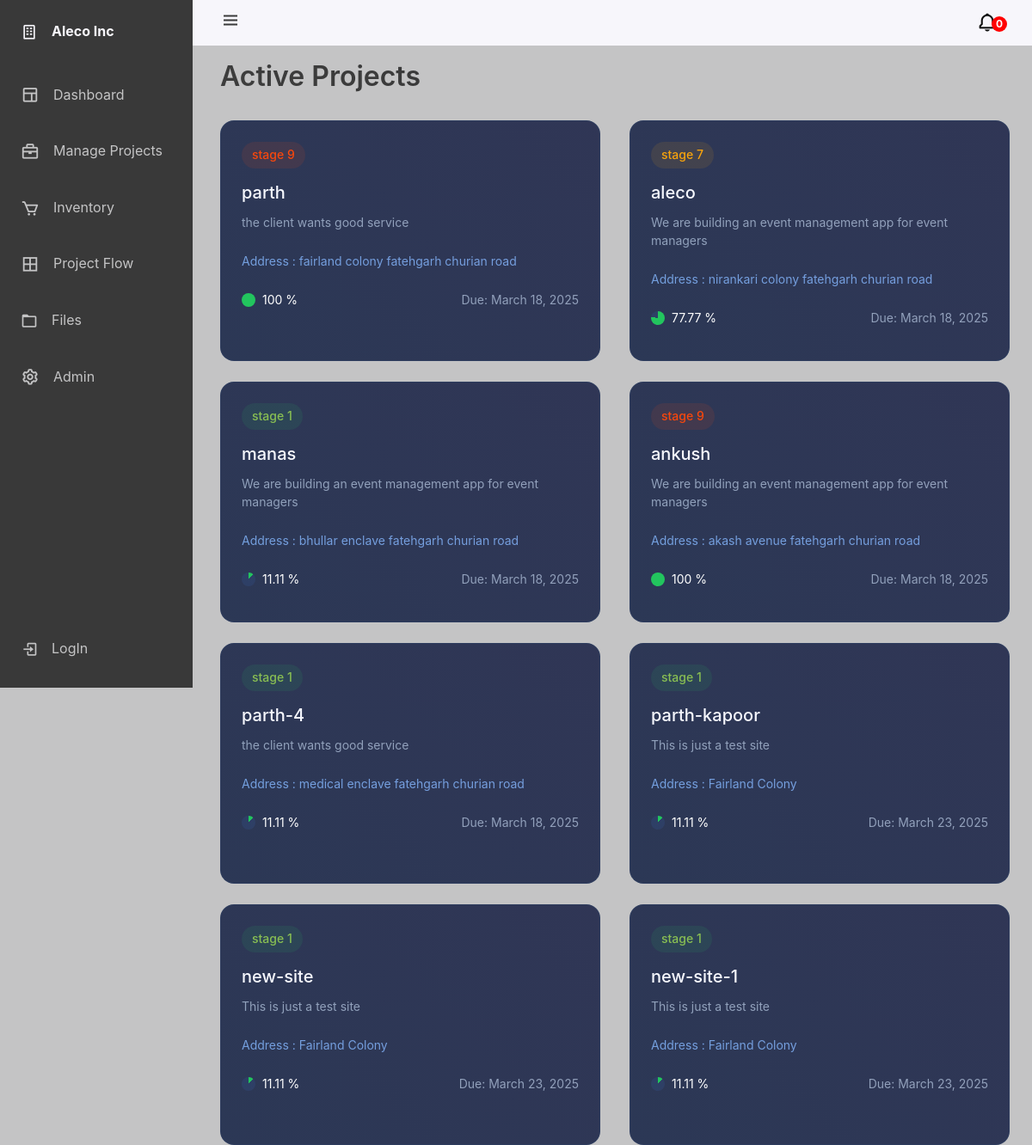
/projects/, run on the app's committed database.
### dashboard/models.py (models this page shows, shortened)
class Projects(models.Model):
    name = models.SlugField(max_length=200, null=False, blank=False)
    description = models.CharField(max_length=500)
    stage1 = models.BooleanField(default=False)
    stage1_date = models.DateField(null=True, blank=True)
    stage2 = models.BooleanField(default=False)
    stage2_date = models.DateField(null=True, blank=True)
    stage3 = models.BooleanField(default=False)
    stage3_date = models.DateField(null=True, blank=True)
    stage4 = models.BooleanField(default=False)
    stage4_date = models.DateField(null=True, blank=True)
    stage5 = models.BooleanField(default=False)
    stage5_date = models.DateField(null=True, blank=True)
    stage6 = models.BooleanField(default=False)
    stage6_date = models.DateField(null=True, blank=True)
    stage7 = models.BooleanField(default=False)
    stage7_date = models.DateField(null=True, blank=True)
    stage8 = models.BooleanField(default=False)
    stage8_date = models.DateField(null=True, blank=True)
    stage9 = models.BooleanField(default=False)
    stage9_date = models.DateField(null=True, blank=True)
    windows = models.IntegerField()
    address = models.CharField(max_length=200)
    order_date = models.DateField(null=True, blank=True)
    is_ordered = models.BooleanField(default=False)
    is_active = models.BooleanField(default=True)
    created_at = models.DateField(auto_now_add=True)
    is_completed = models.BooleanField(default=False)

### dashboard/views.py (the view)
# urls.py: path('projects/', projects_view, name='projects'),
def projects_view(request):
    user = request.user
    if not user.is_authenticated:
        maintenance_mode = MaintenanceMode.objects.get(id=1).maintenace_mode
        if maintenance_mode == True:
            return redirect(maintenance_view)
    orders_pending_getter = Projects.objects.filter(is_active = True, stage1 = True, stage2 = True, stage3 = True, stage4 = True, stage5 = True, stage6 = False, stage7 = False, stage8 = False, stage9 = False, is_ordered = False)
    orders_pending_count = len(orders_pending_getter)
    projects_getter = Projects.objects.filter(is_active=True)
    projects = []
    for project in projects_getter:
        if project.stage1 and project.stage2 and project.stage3 and project.stage4 and project.stage5 and project.stage6 and project.stage7 and project.stage8:
            stage = 9
        elif project.stage1 and project.stage2 and project.stage3 and project.stage4 and project.stage5 and project.stage6 and project.stage7:
            stage = 8
        elif project.stage1 and project.stage2 and project.stage3 and project.stage4 and project.stage5 and project.stage6:
            stage = 7
        elif project.stage1 and project.stage2 and project.stage3 and project.stage4 and project.stage5:
            stage = 6
        elif project.stage1 and project.stage2 and project.stage3 and project.stage4:
            stage = 5
        elif project.stage1 and project.stage2 and project.stage3:
            stage = 4
        elif project.stage1 and project.stage2:
            stage = 3
        elif project.stage1 and project.stage2:
            stage = 2
        else:
            stage = 1  # No stages completed
        progress = stage * 11.11
        projects.append({
            'name': project.name,
            'description': project.description,
            'stage': stage,
            'address': project.address,
            'progress': progress,
            'created_at': project.created_at
        })
    return render(request, 'projects.html', {'projects': projects, 'orders_pending_count' : orders_pending_count, "pending_orders_list" : orders_pending_getter})

### templates/projects.html (shortened to what this page needs)
{% extends "base.html" %}
{% block content %}
    <h1 class="dashboard-title">Active Projects</h1>
    <div class="projects-grid">
        {% for project in projects %}
        <a href="{% url 'project_details' project.name %}" class="project-card">
            <div class="project-status stage{{ project.stage }}">stage {{ project.stage }}</div>
            <h3>{{ project.name }}</h3>
            <p class="project-description">{{project.description}}</p>
            <p class="project-description" style="color: #76a1dd;">Address : {{project.address}}</p>
            <div class="project-meta">
                <span class="project-progress">
                    <div class="progress-bar" style="--progress: {{ project.progress }}%"></div>
                    {% if project.progress == 99.99 %}
                    100
                    {% else %}
                    {{ project.progress }}
                    {% endif %}
                    %
                </span>
                <span class="project-deadline">Due: {{ project.created_at }}</span>
            </div>
        </a>
        {% endfor %}
    </div>
{% endblock %}

### templates/base.html (style rules this page uses)
:root { --header-height: 2.3rem; --nav-width: 68px; --first-color: #393939; --first-color-light: #c4c4c5; --white-color: #F7F6FB; --body-font: 'Nunito', sans-serif; --normal-font-size: 1rem; --z-fixed: 100; }
body { position: relative; background-color: #c4c4c5; margin: var(--header-height) 0 0 0; padding: 0 1rem; font-family: var(--body-font); font-size: var(--normal-font-size); transition: 0.5s; }
a { text-decoration: none; }
.body-pd { padding-left: calc(var(--nav-width) + 1rem); }
@media screen and (min-width: 768px) { body { margin: calc(var(--header-height) + 1rem) 0 0 0; padding-left: calc(var(--nav-width) + 2rem); } }
@media screen and (min-width: 768px) { .body-pd { padding-left: calc(var(--nav-width) + 188px); } }

### templates/projects.html (style rules this page uses)
:root { --primary-bg: #c4c4c5; --card-bg: #2b344d; --accent-color: #3b82f6; --text-primary: #ffffff; --text-secondary: #94a3b8; --success: #22c55e; --warning: #f59e0b; --danger: #ef4444; --card-border: rgba(59, 130, 246, 0.1); --gradient-start: #3b82f6; --gradient-end: #8b5cf6; --sidebar-width: 240px; --sidebar-collapsed-width: 78px; }
* { margin: 0; padding: 0; box-sizing: border-box; }
body { font-family: -apple-system, BlinkMacSystemFont, 'Segoe UI', Roboto, Oxygen, Ubuntu, Cantarell, sans-serif; background-color: var(--primary-bg); color: var(--text-primary); line-height: 1.6; height: 100vh; width: 100vw; overflow-x: hidden; }
.dashboard-title { font-size: 2.0rem; font-weight: 600; margin-bottom: 2rem; margin-top: 70px; background: linear-gradient(to right, #3d3d3d, #333333); -webkit-background-clip: text; background-clip: text; color: transparent; }
.projects-grid { display: grid; grid-template-columns: repeat(auto-fit, minmax(300px, 1fr)); gap: 1.5rem; margin-bottom: 2rem; }
.project-card { background: var(--card-bg); border-radius: 1rem; padding: 1.5rem; border: 1px solid var(--card-border); transition: all 0.3s ease; position: relative; overflow: hidden; text-decoration: none; color: var(--text-primary); height: 280px; margin-right: 10px; }
.project-card::before { content: ''; position: absolute; top: 0; left: 0; width: 100%; height: 100%; background: linear-gradient(45deg, var(--gradient-start), var(--gradient-end)); opacity: 0.05; transition: opacity 0.3s ease; }
.project-status { display: inline-block; padding: 0.25rem 0.75rem; border-radius: 2rem; font-size: 0.875rem; font-weight: 500; margin-bottom: 1rem; }
.project-status.stage1 { background: rgba(34, 197, 94, 0.1); color: #8BC34A; }
.project-status.stage7 { background: rgba(255, 165, 0, 0.1); color: #FFA500; }
.project-status.stage9 { background: rgba(255, 69, 0, 0.1); color: #FF4500; }
.project-card h3 { font-size: 1.25rem; margin-bottom: 0.75rem; color: var(--text-primary); }
.project-description { color: var(--text-secondary); font-size: 0.875rem; margin-bottom: 1.5rem; line-height: 1.5; }
.project-meta { display: flex; justify-content: space-between; align-items: center; margin-bottom: 1rem; font-size: 0.875rem; }
.project-progress { position: relative; padding-left: 1.5rem; }
.progress-bar { position: absolute; left: 0; top: 50%; transform: translateY(-50%); width: 1rem; height: 1rem; border-radius: 50%; background: conic-gradient(var(--success) var(--progress), var(--card-border) 0); }
.project-deadline { color: var(--text-secondary); }

### data on the page
Projects: name "parth", description "the client wants good service", address "fairland colony fatehgarh churian road", created_at "March 18, 2025"
Projects: name "aleco", description "We are building an event management app for event managers", address "nirankari colony fatehgarh churian road", created_at "March 18, 2025"
Projects: name "manas", description "We are building an event management app for event managers", address "bhullar enclave fatehgarh churian road", created_at "March 18, 2025"
Projects: name "ankush", description "We are building an event management app for event managers", address "akash avenue fatehgarh churian road", created_at "March 18, 2025"
Projects: name "parth-4", description "the client wants good service", address "medical enclave fatehgarh churian road", created_at "March 18, 2025"
Projects: name "parth-kapoor", description "This is just a test site", address "Fairland Colony", created_at "March 23, 2025"
Projects: name "new-site", description "This is just a test site", address "Fairland Colony", created_at "March 23, 2025"
Projects: name "new-site-1", description "This is just a test site", address "Fairland Colony", created_at "March 23, 2025"

### other printed values
{{ orders_pending_count }} "0"
{{ project.stage }} "9" "7" "1" "9" "1" "1" "1" "1"
{{ project.progress }} "77.77" "11.11" "11.11" "11.11" "11.11" "11.11"
